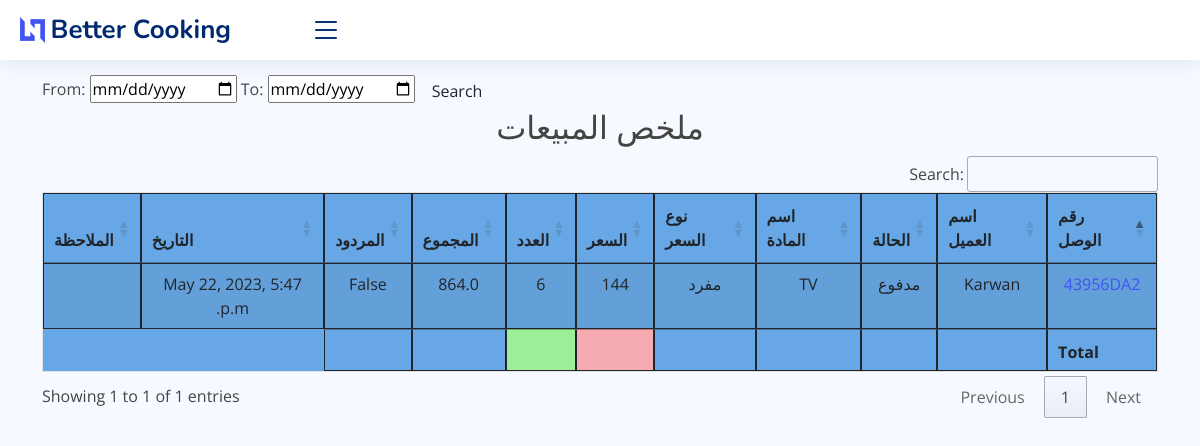
Page /sales_report on the committed database.
### core/models.py (models this page shows, shortened)
class SaleItem(models.Model):
    sales_invoice = models.ForeignKey(SaleInvoice, on_delete=models.CASCADE)
    item = models.ForeignKey(Item, on_delete=models.CASCADE)
    qty = models.PositiveSmallIntegerField(default=1)
    total_amt = models.FloatField(editable=False, default=0)
    sale_date = models.DateTimeField(auto_now_add=True)
    is_returned = models.BooleanField(default=False)
    sub_total = models.FloatField(validators=[MinValueValidator(0.01)], default=0)
    discount_type = models.CharField(max_length=10, choices=(
        ('amount', 'Amount'),
        ('percentage', 'Percentage')
    ), blank=True)
    discount_value = models.FloatField(blank=True, null=True)
    class Meta:
        verbose_name_plural = ' بند المبيعات'

class SaleInvoice(models.Model):
    STATUS = (
        ('مدفوع', 'مدفوع'),
        ('غير مدفوع', 'غير مدفوع'),
        ('المردود', 'المردود'),
    )
    invoice_number = models.CharField(max_length=8, unique=True, editable=False)
    customer_name = models.ForeignKey(Customer, on_delete=models.CASCADE)
    date = models.DateTimeField(auto_now_add=True)
    status = models.CharField(max_length=10, choices=STATUS, default='مدفوع')
    note = models.CharField(max_length=100, blank=True)
    updated_at = models.DateTimeField(auto_now=True)
    class Meta:
        verbose_name_plural = 'فاتورة البيع'

class Customer(models.Model):
    customer_name = models.CharField(max_length=50, blank=True)
    customer_mobile = models.CharField(max_length=50, blank=True)
    customer_address = models.TextField(blank=True)
    city = models.CharField(max_length=50, blank=True)
    class Meta:
        verbose_name_plural = 'الزبائن'
    def __str__(self):
        return self.customer_name

class Item(models.Model):
    PRICELIST = (
        ('مفرد', 'مفرد'),
        ('جملة', 'جملة'),
        ('شراء', 'شراء'),
        ('قسط', 'قسط'),
    )
    name = models.CharField(max_length=255)
    price = models.PositiveIntegerField(default=1)
    price_list = models.CharField(max_length=8, choices=PRICELIST, default='مفرد')
    class Meta:
        verbose_name_plural = 'المواد'

### core/views.py (the view)
# urls.py: path('sales_report', views.sales_repoert, name="sales_report"),
def sales_repoert(request):
    s_reports = SaleItem.objects.select_related()
    myFilter = Sales_Filter(request.GET, queryset=s_reports)
    s_reports = myFilter.qs
    context = {'s_reports': s_reports, 'myFilter': myFilter}
    return render(request, 'core/reports/sales_report.html', context)

### core/templates/core/reports/sales_report.html (shortened to what this page needs)
{% extends 'core/base.html' %}
{% block content %}
    <br>
    <br> <br>
    <form class="form-a">
        From: <input type="date" value={{ myFilter.form.max_date }}</input>
        To: <input type="date" value={{ myFilter.form.min_date }}</input>
        <button type="submit" class="btn btn-b">Search</button>
    </form>
    <h2 class="text-center"> ملخص المبيعات </h2>
    <table id="example1" class="table table-striped" style="background-color: #68a7e5">
        <thead>
        <tr>
            <th>رقم الوصل</th>
            <th>اسم العميل</th>
            <th>الحالة</th>
            <th>اسم المادة</th>
            <th>نوع السعر</th>
            <th> السعر</th>
            <th>العدد</th>
            <th>المجموع</th>
            <th>المردود</th>
            <th>التاريخ</th>
            <th>الملاحظة</th>
        </tr>
        </thead>
        <tbody>
        {% for i in  s_reports %}
            <tr>
                <td><a href="{% url 'single_sale' i.sales_invoice.id %}">{{ i.sales_invoice.invoice_number }}</a></td>
                <td>{{ i.sales_invoice.customer_name }}</td>
                <td>{{ i.sales_invoice.status }}</td>
                <td>{{ i.item.name }}</td>
                <td>{{ i.item.price_list }}</td>
                <td>{{ i.item.price }}</td>
                <td>{{ i.qty }}</td>
                <td>{{ i.total_amt }}</td>
                <td>{{ i.is_returned }}</td>
                <td>{{ i.sale_date }}</td>
               <td>{{ i.sales_invoice.note }}</td>
            </tr>
        {% endfor %}
        </tbody>
        <tfoot>
        <th></th>
        <th></th>
        <th></th>
        <th></th>
        <th></th>
        <th style="background-color: #f6aab2"></th>
        <th style="background-color: #9cee99"></th>
        <th></th>
        <th></th>
        </tfoot>
    </table>
{% endblock %}

### static/core/assets/css/style.css (style rules this page uses)
:root { scroll-behavior: smooth; }
body { font-family: "Open Sans", sans-serif; background: #f6f9ff; color: #444444; }
a { color: #4154f1; text-decoration: none; }
h1, h2, h3, h4, h5, h6 { font-family: "Nunito", sans-serif; }

### rows in the picture
SaleItem: sales_invoice.invoice_number "43956DA2", sales_invoice.customer_name "Karwan", sales_invoice.status "مدفوع", item.name "TV", item.price_list "مفرد", item.price "144", qty "6", total_amt "864.0", is_returned "False", sale_date "May 22, 2023, 5:47 p.m."
